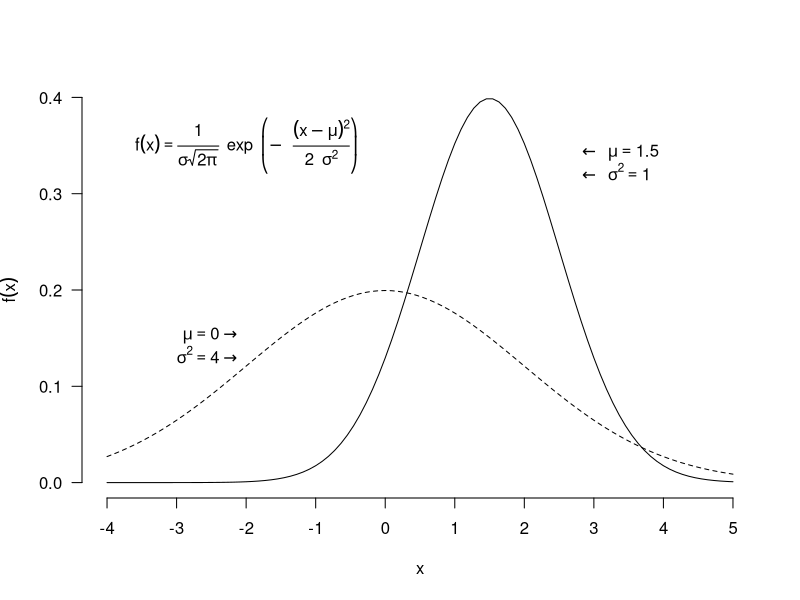

Here is the R script that generated this plot:
# TODO: Add comment
# 
# Author: ortellic
###############################################################################


x <- seq(-4,5,length.out = 100)

y <- dnorm(x,mean=1.5,sd=1)
pdf(file="grafici/confrontoDueDensitaNormali.pdf")
plot(x,y,xlab="x",type="l",lty=1,
		las=1,ylab=expression(f(x)),
#		main="Funzione di densita' della distribuzione Normale",
		main="",
		axes=FALSE,xlim=c(-4,5),ylim=c(0,0.4))
Axis(at=(0:4)/10,side=2,las=1)
Axis(at=-4:5,side=1)

y <- dnorm(x,mean=0,sd=2)
lines(x,y,type="l",lty=2)


text(3.5, 0.7, 
		expression(f(x)==frac(1, sigma*sqrt(2*pi))~ ~exp~ ~
						bgroup("(",-~ frac((x-mu)^2, 2~ ~sigma^2),")")
				)
		,cex = 1
)

text(2.5, 0.34, expression(phantom(0) %<-%~ ~mu==1.5),cex = 1,pos=4)
text(2.5, 0.32, expression(phantom(0) %<-%~ ~sigma^2==1),cex = 1,pos=4)
text(-1.8, 0.15, expression(mu==0 %->% phantom(0)),cex = 1,pos=2)
text(-1.8, 0.13, expression(sigma^2==4 %->% phantom(0)),cex = 1,pos=2)

text(-2, 0.35, 
		expression(f(x)==frac(1, sigma*sqrt(2*pi))~ ~exp~ ~
						bgroup("(",-~ ~frac((x-mu)^2, 2~ ~sigma^2),")")
		)
		,cex = 1
)
dev.off()
